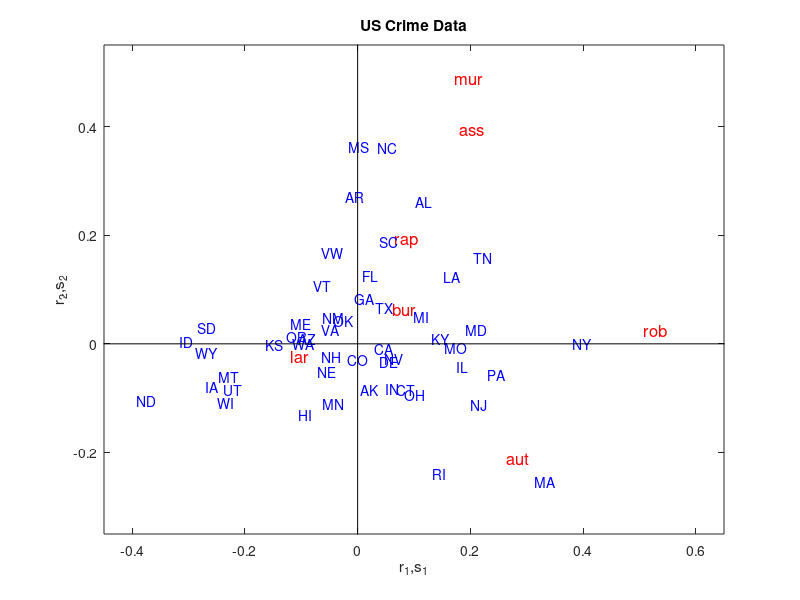

MATLAB code for this plot:
%% clear all variables and console and close windows
clear
clc
close all

%% load data
x1  = load('uscrime.dat');
x   = x1(:, 3:9);
dim = size(x);

a = sum(x, 2);  % Row sums
b = sum(x);     % Column sums
e = a * b/sum(a);

cc = (x - e)./sqrt(e);    % Chi-matrix

[g1, l1, d] = svd(cc);     % Singular value decomposition

g  = g1(:, 1:dim(2));
l  = diag(l1)';
ll = l.^2;

aux  = cumsum(ll)./sum(ll);
perc = [ll', aux'];                      % Eigenvalues & percentages
r1   = repmat(l, dim(1), 1).*g;          % multiplies each column of g with each corresponding element of l
r    = r1./repmat(sqrt(a), 1, dim(2));   % divides each row of r1  with each corresponding element of sqrt(a)
s1   = repmat(l, dim(2), 1).*d;          % multiplies each column of d with each corresponding element of l
s    = s1./repmat(sqrt(b)', 1, dim(2));  % divides each row of s1  with each corresponding element of sqrt(b)

rr = r(:, 1:2);
ss = s(:, 1:2);

crime=['mur'; 'rap'; 'rob'; 'ass'; 'bur'; 'lar'; 'aut'];

text(ss(:,1), ss(:,2), crime,'Color','r','Fontsize',12);

state = ['ME'; 'NH'; 'VT'; 'MA'; 'RI'; 'CT'; 'NY'; 'NJ'; 'PA'; 'OH'; 
         'IN'; 'IL'; 'MI'; 'WI'; 'MN'; 'IA'; 'MO'; 'ND'; 'SD'; 'NE';
         'KS'; 'DE'; 'MD'; 'VA'; 'VW'; 'NC'; 'SC'; 'GA'; 'FL'; 'KY';
         'TN'; 'AL'; 'MS'; 'AR'; 'LA'; 'OK'; 'TX'; 'MT'; 'ID'; 'WY';
         'CO'; 'NM'; 'AZ'; 'UT'; 'NV'; 'WA'; 'OR'; 'CA'; 'AK'; 'HI'];

text(rr(:,1), rr(:,2), state, 'Color', 'b', 'Fontsize', 10)

title('US Crime Data');
xlabel('r_1,s_1');
ylabel('r_2,s_2');
xlim([-0.45 0.65])
ylim([-0.35 0.55])
set(gca,'box','on')
hold on
line([-0.8 0.8], [0 0], 'Color', 'k')
line([0 0], [0.8 -0.8], 'Color', 'k')
